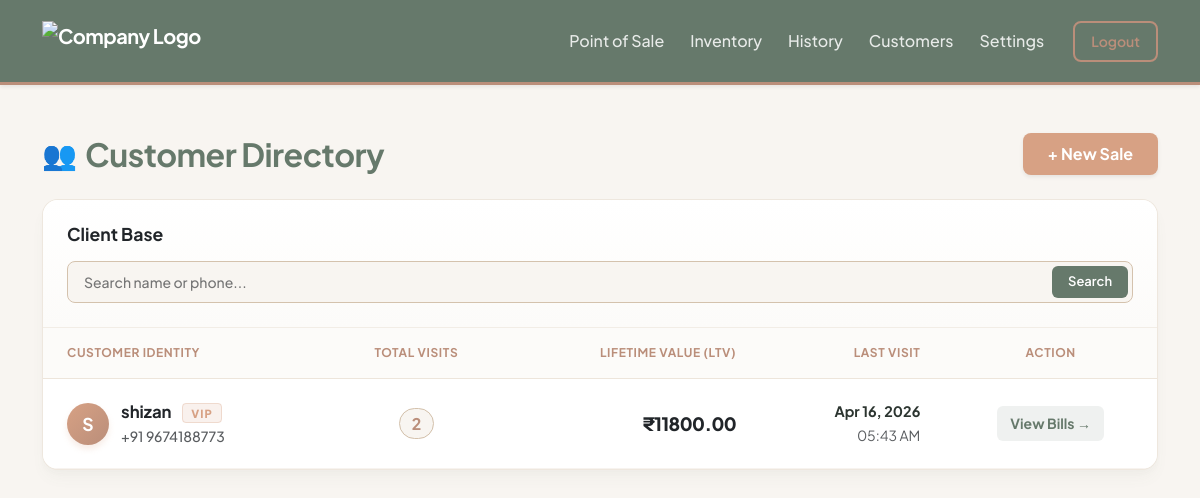
The app's page /billing/customers (signed in), older data.
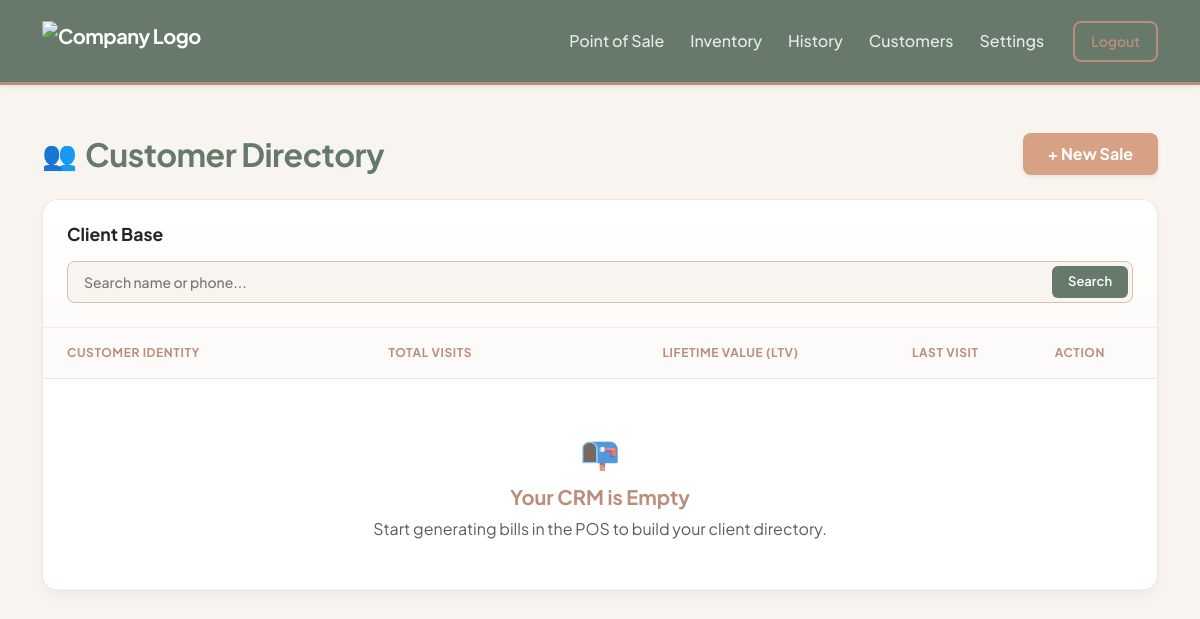
The same page, newer data.
### core/models.py (models this page shows)
class Customer(db.Model):
    __tablename__ = 'customers'
    id = db.Column(db.Integer, primary_key=True)
    company_id = db.Column(db.Integer, db.ForeignKey('companies.id'), nullable=False) # ISOLATION
    name = db.Column(db.String(100), nullable=False)
    phone_number = db.Column(db.String(15), nullable=False) # Removed unique=True so diff companies can have same customer
    created_at = db.Column(db.DateTime, default=datetime.utcnow)
    invoices = db.relationship('Invoice', backref='customer', lazy=True)

### core/billing/routes.py (the view, shortened to what this page needs)
@billing_bp.route('/customers')
def customers_directory():
    company_id = session.get('company_id')
    if not company_id:
        flash("Please log in to view your customers.", "warning")
        return redirect(url_for('auth.login'))
    page = request.args.get('page', 1, type=int)
    search_query = request.args.get('search', '').strip()
    query = db.session.query(
        Customer,
        func.count(Invoice.id).label('total_visits'),
        func.sum(Invoice.grand_total).label('lifetime_value'),
        func.max(Invoice.created_at).label('last_visit')
    ).join(Invoice, Customer.id == Invoice.customer_id) \
     .filter(Invoice.company_id == company_id) \
     .group_by(Customer.id)
    pagination = query.order_by(func.max(Invoice.created_at).desc()).paginate(page=page, per_page=10)
    return render_template(
        'billing/customers.html',
        pagination=pagination,
        search_query=search_query
    )

### core/templates/billing/customers.html (shortened to what the changed rows need)
{% extends "base.html" %}
{% block content %}
<div class="row mt-4 mb-4">
    <div class="col-12 d-flex justify-content-between align-items-center">
        <div class="d-flex align-items-center">
            <h2 class="fw-bold mb-0" style="color: var(--color-sage); letter-spacing: -0.5px;">Customer Directory</h2>
        </div>
    </div>
</div>
<div class="panel-card mb-5">
    <div class="table-responsive">
        <table class="table crm-table">
            <thead>
                <tr>
                    <th>Customer Identity</th>
                    <th class="text-center">Total Visits</th>
                    <th class="text-end">Lifetime Value (LTV)</th>
                    <th class="text-end">Last Visit</th>
                    <th class="text-center">Action</th>
                </tr>
            </thead>
            <tbody>
                {% for customer, total_visits, lifetime_value, last_visit in pagination.items %}
                <tr>
                    <td>
                        <div class="d-flex align-items-center">
                            <div class="avatar-circle">{{ customer.name[0]|upper }}</div>
                            <div>
                                <strong class="text-dark" style="font-size: 1.05rem;">{{ customer.name }}</strong>
                                {% if lifetime_value > 10000 or total_visits > 3 %}
                                    <span class="badge-vip">VIP</span>
                                {% endif %}
                                <br>
                                <small class="text-muted fw-medium">+91 {{ customer.phone_number }}</small>
                            </div>
                        </div>
                    </td>
                    <td class="text-center">
                        <span style="background: #F8F5F1; color: var(--color-taupe); padding: 4px 12px; border-radius: 50px; font-weight: 700; border: 1px solid var(--color-sand);">
                            {{ total_visits }}
                        </span>
                    </td>
                    <td class="text-end ltv-text">
                        ₹{{ "%.2f"|format(lifetime_value) }}
                    </td>
                    <td class="text-end">
                        <div class="fw-bold" style="color: var(--text-dark); font-size: 0.9rem;">{{ last_visit.strftime('%b %d, %Y') }}</div>
                        <small class="text-muted">{{ last_visit.strftime('%I:%M %p') }}</small>
                    </td>
                    <td class="text-center">
                        <a href="/billing/history?search={{ customer.phone_number }}" class="btn btn-sm text-sage fw-bold" style="background: rgba(102, 121, 107, 0.1); border-radius: 6px; padding: 6px 12px;">
                            View Bills →
                        </a>
                    </td>
                </tr>
                {% else %}
                <tr>
                    <td colspan="5" class="text-center py-5 text-muted">
                        <div style="font-size: 2rem; margin-bottom: 10px;">📭</div>
                        {% if search_query %}
                            <h5 class="fw-bold text-taupe">No Customers Found</h5>
                            <p class="mb-0">Try a different name or phone number.</p>
                        {% else %}
                            <h5 class="fw-bold text-taupe">Your CRM is Empty</h5>
                            <p class="mb-0">Start generating bills in the POS to build your client directory.</p>
                        {% endif %}
                    </td>
                </tr>
                {% endfor %}
            </tbody>
        </table>
    </div>
</div>
{% endblock %}

Row changes from the older to the newer data that the page shows:
removed Customer: name "S", name "shizan", phone_number "9674188773", total_visits "2", lifetime_value "11800.00", strftime "Apr 16, 2026", strftime "05:43 AM"
Text that changed along with them:
text now shown: "📭 Your CRM is Empty Start generating bills in the POS to build your client directory."
